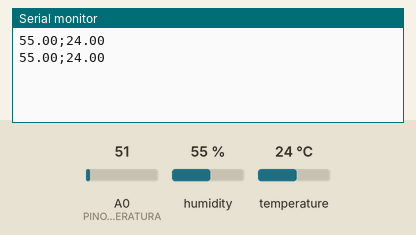
A sketch run on a simulated Arduino Uno, built with avr-gcc and run on an emulated ATmega328P. Parts: the last lines printed to the serial monitor. Inputs (shaded band) come from the test bench; at power-on: humidity 55 %, temperature 24 °C, A0 (PINO_SENSOR_TEMPERATURA) = 51.

Above: at 2.8 s.
2.9 s: humidity set to 22 %
At 4.8 s:
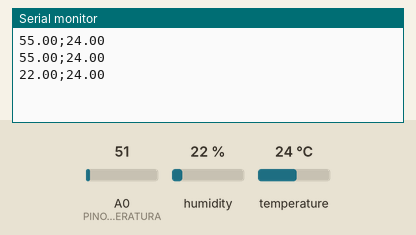
5.6 s: temperature set to 12 °C
At 7.2 s:
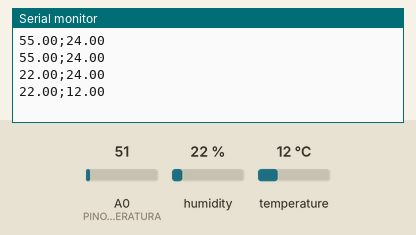
8.3 s: humidity set to 40 %
At 10.9 s:
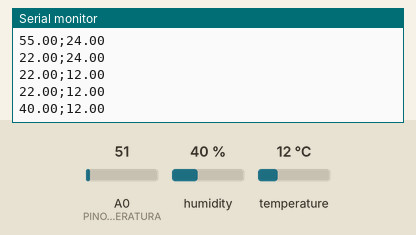
Timing chart, 0 to 12.4 s (numbered marks = the images above; inputs shaded):
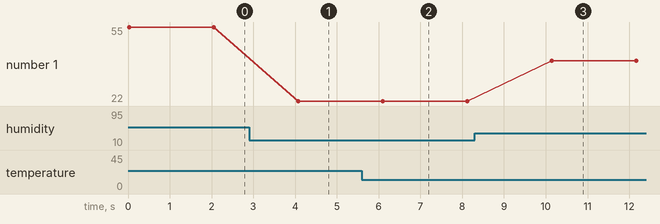

The sketch:

CodigoArduino01_.ino
```cpp
#include "DHT.h" //  chamar biblioteca


#define TIPO_SENSOR DHT11 // definir o sensor DHT11
const int PINO_SENSOR_DHT11 = A1; // armazena dados de saída da porta analogica
const int PINO_SENSOR_TEMPERATURA = A0; // armazena dados de saída da porta analogica
float temperaturaCelsius; // variável para armazenar a temperatura lida

DHT sensorDHT(PINO_SENSOR_DHT11, TIPO_SENSOR);
void setup(){
// configura taxa de transferência em bauds
Serial.begin(9600); //bits por segundo de transferência
sensorDHT.begin();
}

// Função que será executada de forma continua
void loop() {
float umidade = sensorDHT.readHumidity(); // leitura da umidade
float temperatura = sensorDHT.readTemperature(); // leitura da temperatura
int tempmax = 28; // valores simulado
int tempmin = 22;
int umimax = 80;
int umimin = 50;
int valorLeitura = analogRead(PINO_SENSOR_TEMPERATURA); // precisão do A/D ->
temperaturaCelsius = (valorLeitura * 5.0 / 1023.0) / 0.01; // 5 se refere aos volts ; 1023 a unidade ; 0.01 mV

if (isnan(temperatura) || isnan(umidade)) { // condição para iniciar leitura dos dados
  Serial.println("Erro ao ler os dados do sensor");
}else {
 // inicia a impressão dos dados
Serial.print(umidade); // referente ao nome da label no gráfico

Serial.print(";"); // espaçamento entre os dados
Serial.println(temperatura);


}
delay(2000); // tempo para executar leitura novamente
}
```

Measured:
- after the input at 2.9 s, the serial monitor: prints a new line after 1.2 s (image 1)
- after the input at 5.6 s, the serial monitor: prints a new line after 0.50 s (image 2)
- after the input at 8.3 s, the serial monitor: prints a new line after 1.8 s (image 3)
- plotted number 1: 55 → 22 after the input at 2.9 s, 22 → 40 after the input at 8.3 s
